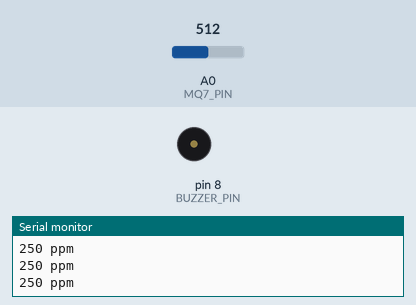
The sketch below on a simulated Arduino Uno, built with avr-gcc and run on an emulated ATmega328P. Parts: buzzer (waves = sounding, pin HIGH), the last lines printed to the serial monitor. The inputs (shaded band) are chosen by the test bench; at power-on: A0 (MQ7_PIN) = 512.

Above: at 1.3 s.
1.4 s: A0 (MQ7_PIN) set to 420
3.0 s: A0 (MQ7_PIN) set to 401
At 5.6 s:
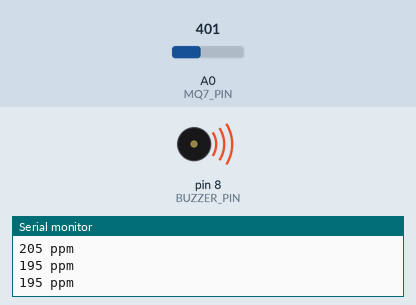
6.1 s: A0 (MQ7_PIN) set to 511
At 6.9 s:
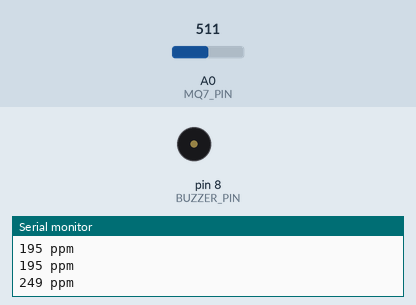
7.9 s: A0 (MQ7_PIN) set to 306
At 8.46 s:
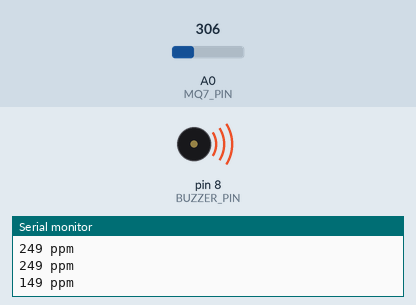
Timing chart, 0 to 11.0 s (numbered marks = the images above; inputs shaded):
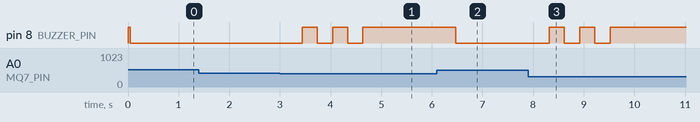

Measured:
- the behaviour switches between 412 and 411 on A0 (MQ7_PIN) (found by bisection; images 0 and 1)
- after the input at 3.0 s, pin 8 (BUZZER_PIN): alternates HIGH for 0.30 s and LOW for 0.30 s, 5 changes in all, then stays HIGH, starting after 0.44 s
- after the input at 6.1 s, pin 8 (BUZZER_PIN): HIGH → LOW after 0.37 s
- after the input at 7.9 s, pin 8 (BUZZER_PIN): alternates HIGH for 0.30 s and LOW for 0.30 s, 5 changes in all, then stays HIGH, starting after 0.42 s

The sketch:

sys_dec_final.ino
```cpp
#include <SoftwareSerial.h>

#define MQ7_PIN A0        // wejście analogowe czujnika MQ-7
#define BUZZER_PIN 8      // pin buzzera
#define BT_RX 10          // Arduino odbiera z TX HC-05
#define BT_TX 11          // Arduino wysyła do RX HC-05

SoftwareSerial btSerial(BT_RX, BT_TX);

int threshold = 200;     // próg alarmu (dostosujesz po kalibracji)
bool alarmActive = false; // stan alarmu

void setup() {
  Serial.begin(9600);
  btSerial.begin(9600);
  pinMode(BUZZER_PIN, OUTPUT);
  digitalWrite(BUZZER_PIN, HIGH); // buzzer wyłączony (bo aktywny na LOW)
  Serial.println("System start - monitoring CO");
  btSerial.println("System start - monitoring CO");
}

void loop() {
  int sensorValue = analogRead(MQ7_PIN);
  float voltage = sensorValue * (5.0 / 1023.0);
  int ppm = voltage * 100; // uproszczony przelicznik

  // Wysyłamy tylko ppm do aplikacji
  Serial.print(ppm);
  Serial.println(" ppm");
  // W loop() w Arduino
btSerial.print(ppm);
btSerial.print(" ppm");
if (alarmActive) { // jeśli alarm jest aktywny w Arduino
    btSerial.println(" ALARM"); // dodaj "ALARM" do wiadomości
} else {
    btSerial.println(""); // lub po prostu znak nowej linii
}
  // Alarm włącza się
  if (ppm > threshold && !alarmActive) {
    digitalWrite(BUZZER_PIN, LOW); // włącz buzzer
    alarmActive = true;
  }

  // Alarm wyłącza się i 2x pika
  if (ppm <= threshold && alarmActive) {
    digitalWrite(BUZZER_PIN, HIGH); // wyłącz buzzer
    alarmActive = false;

    // 2 krótkie piknięcia sygnału "OK"
    for (int i = 0; i < 3; i++) {
      digitalWrite(BUZZER_PIN, LOW);
      delay(300);
      digitalWrite(BUZZER_PIN, HIGH);
      delay(300);
    }
  }

  delay(500); // wysyłaj co 500 ms
}
```
